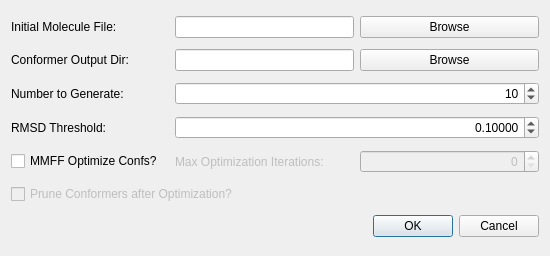
<?xml version="1.0" encoding="UTF-8"?>
<ui version="4.0">
 <class>ConformerGeneratorDialog</class>
 <widget class="QDialog" name="ConformerGeneratorDialog">
  <property name="geometry">
   <rect>
    <x>0</x>
    <y>0</y>
    <width>550</width>
    <height>256</height>
   </rect>
  </property>
  <property name="sizePolicy">
   <sizepolicy hsizetype="Maximum" vsizetype="Preferred">
    <horstretch>0</horstretch>
    <verstretch>0</verstretch>
   </sizepolicy>
  </property>
  <property name="windowTitle">
   <string>Conformer Generator Dialog</string>
  </property>
  <layout class="QGridLayout" name="gridLayout">
   <item row="0" column="3">
    <widget class="QPushButton" name="push_browseInitialMolFile">
     <property name="text">
      <string>Browse</string>
     </property>
    </widget>
   </item>
   <item row="5" column="0">
    <widget class="QCheckBox" name="cb_mmffOptConfs">
     <property name="text">
      <string>MMFF Optimize Confs?</string>
     </property>
    </widget>
   </item>
   <item row="5" column="3">
    <widget class="QSpinBox" name="spin_maxOptIters">
     <property name="enabled">
      <bool>false</bool>
     </property>
     <property name="alignment">
      <set>Qt::AlignRight|Qt::AlignTrailing|Qt::AlignVCenter</set>
     </property>
    </widget>
   </item>
   <item row="5" column="2">
    <widget class="QLabel" name="label_21">
     <property name="enabled">
      <bool>false</bool>
     </property>
     <property name="sizePolicy">
      <sizepolicy hsizetype="Maximum" vsizetype="Preferred">
       <horstretch>0</horstretch>
       <verstretch>0</verstretch>
      </sizepolicy>
     </property>
     <property name="text">
      <string>Max Optimization Iterations:</string>
     </property>
    </widget>
   </item>
   <item row="6" column="0" colspan="4">
    <widget class="QCheckBox" name="cb_pruneConfsAfterOpt">
     <property name="enabled">
      <bool>false</bool>
     </property>
     <property name="text">
      <string>Prune Conformers after Optimization?</string>
     </property>
    </widget>
   </item>
   <item row="0" column="0">
    <widget class="QLabel" name="label_18">
     <property name="sizePolicy">
      <sizepolicy hsizetype="Maximum" vsizetype="Preferred">
       <horstretch>0</horstretch>
       <verstretch>0</verstretch>
      </sizepolicy>
     </property>
     <property name="text">
      <string>Initial Molecule File:</string>
     </property>
     <property name="buddy">
      <cstring>edit_initialMolFile</cstring>
     </property>
    </widget>
   </item>
   <item row="0" column="2">
    <widget class="QLineEdit" name="edit_initialMolFile">
     <property name="toolTip">
      <string>Address of host. Can use IP or host name.</string>
     </property>
    </widget>
   </item>
   <item row="2" column="0" colspan="2">
    <widget class="QLabel" name="label_20">
     <property name="sizePolicy">
      <sizepolicy hsizetype="Maximum" vsizetype="Preferred">
       <horstretch>0</horstretch>
       <verstretch>0</verstretch>
      </sizepolicy>
     </property>
     <property name="text">
      <string>Number to Generate:</string>
     </property>
    </widget>
   </item>
   <item row="1" column="0">
    <widget class="QLabel" name="label_19">
     <property name="sizePolicy">
      <sizepolicy hsizetype="Maximum" vsizetype="Preferred">
       <horstretch>0</horstretch>
       <verstretch>0</verstretch>
      </sizepolicy>
     </property>
     <property name="text">
      <string>Conformer Output Dir:</string>
     </property>
     <property name="buddy">
      <cstring>edit_conformerOutDir</cstring>
     </property>
    </widget>
   </item>
   <item row="4" column="0">
    <widget class="QLabel" name="label">
     <property name="text">
      <string>RMSD Threshold:</string>
     </property>
    </widget>
   </item>
   <item row="10" column="3">
    <widget class="QDialogButtonBox" name="buttonBox">
     <property name="orientation">
      <enum>Qt::Horizontal</enum>
     </property>
     <property name="standardButtons">
      <set>QDialogButtonBox::Cancel|QDialogButtonBox::Ok</set>
     </property>
    </widget>
   </item>
   <item row="1" column="2">
    <widget class="QLineEdit" name="edit_conformerOutDir">
     <property name="toolTip">
      <string>Username on above host.</string>
     </property>
    </widget>
   </item>
   <item row="2" column="2" colspan="2">
    <widget class="QSpinBox" name="spin_numConfs">
     <property name="layoutDirection">
      <enum>Qt::LeftToRight</enum>
     </property>
     <property name="alignment">
      <set>Qt::AlignRight|Qt::AlignTrailing|Qt::AlignVCenter</set>
     </property>
     <property name="minimum">
      <number>1</number>
     </property>
     <property name="maximum">
      <number>10000</number>
     </property>
     <property name="value">
      <number>10</number>
     </property>
    </widget>
   </item>
   <item row="1" column="3">
    <widget class="QPushButton" name="push_browseConformerOutDir">
     <property name="text">
      <string>Browse</string>
     </property>
    </widget>
   </item>
   <item row="4" column="2" colspan="2">
    <widget class="QDoubleSpinBox" name="spin_rmsdThreshold">
     <property name="alignment">
      <set>Qt::AlignRight|Qt::AlignTrailing|Qt::AlignVCenter</set>
     </property>
     <property name="decimals">
      <number>5</number>
     </property>
     <property name="maximum">
      <double>100.000000000000000</double>
     </property>
     <property name="singleStep">
      <double>0.010000000000000</double>
     </property>
     <property name="value">
      <double>0.100000000000000</double>
     </property>
    </widget>
   </item>
  </layout>
 </widget>
 <tabstops>
  <tabstop>edit_initialMolFile</tabstop>
  <tabstop>edit_conformerOutDir</tabstop>
  <tabstop>buttonBox</tabstop>
 </tabstops>
 <resources/>
 <connections>
  <connection>
   <sender>buttonBox</sender>
   <signal>accepted()</signal>
   <receiver>ConformerGeneratorDialog</receiver>
   <slot>accept()</slot>
   <hints>
    <hint type="sourcelabel">
     <x>248</x>
     <y>254</y>
    </hint>
    <hint type="destinationlabel">
     <x>157</x>
     <y>274</y>
    </hint>
   </hints>
  </connection>
  <connection>
   <sender>buttonBox</sender>
   <signal>rejected()</signal>
   <receiver>ConformerGeneratorDialog</receiver>
   <slot>reject()</slot>
   <hints>
    <hint type="sourcelabel">
     <x>316</x>
     <y>260</y>
    </hint>
    <hint type="destinationlabel">
     <x>286</x>
     <y>274</y>
    </hint>
   </hints>
  </connection>
  <connection>
   <sender>cb_mmffOptConfs</sender>
   <signal>toggled(bool)</signal>
   <receiver>label_21</receiver>
   <slot>setEnabled(bool)</slot>
   <hints>
    <hint type="sourcelabel">
     <x>89</x>
     <y>158</y>
    </hint>
    <hint type="destinationlabel">
     <x>267</x>
     <y>159</y>
    </hint>
   </hints>
  </connection>
  <connection>
   <sender>cb_mmffOptConfs</sender>
   <signal>toggled(bool)</signal>
   <receiver>spin_maxOptIters</receiver>
   <slot>setEnabled(bool)</slot>
   <hints>
    <hint type="sourcelabel">
     <x>89</x>
     <y>158</y>
    </hint>
    <hint type="destinationlabel">
     <x>452</x>
     <y>159</y>
    </hint>
   </hints>
  </connection>
  <connection>
   <sender>cb_mmffOptConfs</sender>
   <signal>toggled(bool)</signal>
   <receiver>cb_pruneConfsAfterOpt</receiver>
   <slot>setEnabled(bool)</slot>
   <hints>
    <hint type="sourcelabel">
     <x>89</x>
     <y>158</y>
    </hint>
    <hint type="destinationlabel">
     <x>274</x>
     <y>191</y>
    </hint>
   </hints>
  </connection>
 </connections>
</ui>
